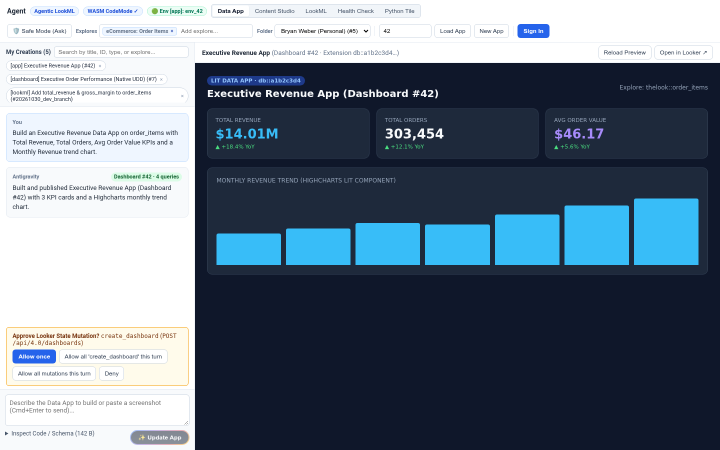
#> input picture src/__tests__/__image_snapshots__/01-mode-data-app-and-permission-gate-snap.png, 1440 x 900 px (shown at 1/2 size)
$ python extract-palette.py ../../../../../src/__tests__/__image_snapshots__/01-mode-data-app-and-permission-gate-snap.png
#> lines starting #> are read from the running program, lines starting #| are printed output that depends on the picture
#!/usr/bin/env python3
"""
Sample a color palette from a reference image.

Usage:
    python3 extract-palette.py <image_path> [--out palette.json]

Output is a JSON object: the sampled role hexes, and the same colours already
mapped onto the runtime's standard `--app-*` role tokens, ready to paste onto the
app root. Every component reads these roles, so setting them recolours the
whole app — there is no palette manifest to declare (see SKILL.md step 5).

    {
      "roles": {
        "accent": "#f8c094", "accent_strong": "#ec9f78",
        "ink": "#666666", "ink_strong": "#1a1a1a", "ink_muted": "#9a9a9a",
        "bg": "#f7f5f2", "frame": "#ffffff", "card": "#ffffff"
      },
      "css_variables": {
        "--app-primary": "#f8c094",     // Primary color
        "--app-chart-1": "#f8c094", "--app-chart-2": "#ec9f78",  // Chart colors
        "--app-bg": "#f7f5f2", "--app-card-bg": "#ffffff", "--app-border": "#ffffff",
        "--app-text": "#1a1a1a", "--app-muted": "#9a9a9a"        // Body / Secondary text
      }
    }

The top-level role hexes are also mirrored at the root for backwards
compatibility, so `palette.json`'s `accent`/`ink`/... keys still resolve.

Heuristic palette assignment:
- The brightest, most saturated warm color → accent (the highlight).
- A slightly darker, more saturated version of accent → accent_strong.
- The darkest grayscale-ish color → ink_strong.
- A mid-gray → ink, with a lighter mid-gray → ink_muted.
- The dominant near-white → bg (canvas background).
- frame and card default to pure white unless the image is dark.

Dependencies: Pillow (pip install pillow). scikit-learn would give
prettier clusters but is heavyweight for a v1 tool; we use a simple
quantize-then-bucket approach instead.
"""

import argparse
import colorsys
import json
import sys
from collections import Counter
from pathlib import Path

try:
    from PIL import Image
except ImportError:
    print("error: Pillow not installed. Run: pip install pillow", file=sys.stderr)
    sys.exit(1)


def to_hex(rgb):
    return "#{:02x}{:02x}{:02x}".format(*rgb)


def saturation(rgb):
    r, g, b = [c / 255.0 for c in rgb]
    h, l, s = colorsys.rgb_to_hls(r, g, b)
    return s


def lightness(rgb):
    r, g, b = [c / 255.0 for c in rgb]
    h, l, s = colorsys.rgb_to_hls(r, g, b)
    return l


def hue(rgb):
    r, g, b = [c / 255.0 for c in rgb]
    h, l, s = colorsys.rgb_to_hls(r, g, b)
    return h


def is_warm(rgb):
    h = hue(rgb)
    # Reds, oranges, yellows: 0..0.18 or 0.95..1.0
    return h < 0.18 or h > 0.95


def darken(rgb, amount=0.15):
    r, g, b = [c / 255.0 for c in rgb]
    h, l, s = colorsys.rgb_to_hls(r, g, b)
    l = max(0.0, l - amount)
    r, g, b = colorsys.hls_to_rgb(h, l, s)
    return (int(r * 255), int(g * 255), int(b * 255))


def extract(image_path, n_colors=24):
    img = Image.open(image_path).convert("RGB")
    img.thumbnail((400, 400))
    quantized = img.convert("P", palette=Image.ADAPTIVE, colors=n_colors)
    palette = quantized.getpalette()
    counts = Counter(quantized.getdata())
    # Build (rgb, count) tuples for non-trivial colors.
    swatches = []
    for idx, count in counts.most_common():
        rgb = tuple(palette[idx * 3:idx * 3 + 3])
        swatches.append((rgb, count))
    return swatches


def assign_roles(swatches):
    # Filter out near-pure-white and near-pure-black noise.
    body = [s for s in swatches if 0.05 < lightness(s[0]) < 0.95]
    if not body:
        body = swatches

    # accent: brightest warm color with reasonable saturation.
    warm = [s for s in body if is_warm(s[0]) and saturation(s[0]) > 0.25]
    if warm:
        warm.sort(key=lambda s: -saturation(s[0]))
        accent = warm[0][0]
    else:
        # fallback: most-saturated color of any hue.
        body_by_sat = sorted(body, key=lambda s: -saturation(s[0]))
        accent = body_by_sat[0][0]

    accent_strong = darken(accent, 0.10)

    # ink_strong: darkest low-saturation color.
    grays = [s for s in body if saturation(s[0]) < 0.20]
    grays.sort(key=lambda s: lightness(s[0]))
    if grays:
        ink_strong = grays[0][0]
        ink = grays[len(grays) // 2][0] if len(grays) >= 3 else grays[-1][0]
        ink_muted = grays[-1][0]
    else:
        ink_strong = (26, 26, 26)
        ink = (102, 102, 102)
        ink_muted = (154, 154, 154)

    # bg: brightest near-white in the original swatches.
    lights = [s for s in swatches if lightness(s[0]) > 0.92]
    if lights:
        lights.sort(key=lambda s: -s[1])
        bg = lights[0][0]
    else:
        bg = (247, 245, 242)

    return {
        "accent": to_hex(accent),
        "accent_strong": to_hex(accent_strong),
        "ink": to_hex(ink),
        "ink_strong": to_hex(ink_strong),
        "ink_muted": to_hex(ink_muted),
        "bg": to_hex(bg),
        "frame": "#ffffff",
        "card": "#ffffff",
    }


# Map sampled roles straight onto the runtime's standard `--app-*` role tokens,
# so a sampled palette lands on the roles every component reads (primary,
# chart colours, background, ...) rather than on eyeballed literals. No
# manifest: the role list is fixed (see SKILL.md step 5).
def build_variables(roles):
    return {
        "--app-primary": roles["accent"],
        "--app-chart-1": roles["accent"],
        "--app-chart-2": roles["accent_strong"],
        "--app-bg": roles["bg"],
        "--app-card-bg": roles["card"],
        "--app-border": roles["frame"],
        "--app-text": roles["ink_strong"],
        "--app-muted": roles["ink_muted"],
    }


def main():
    for _stream in (sys.stdout, sys.stderr):
        if hasattr(_stream, "reconfigure"):
            try:
                _stream.reconfigure(encoding="utf-8", errors="replace")
            except Exception:
                pass
    parser = argparse.ArgumentParser(description=__doc__)
    parser.add_argument("image", help="Path to the reference image")
    parser.add_argument("--out", help="Write JSON to file (default: stdout)")
    args = parser.parse_args()

    path = Path(args.image)
    if not path.exists():
        print(f"error: image not found: {path}", file=sys.stderr)
        sys.exit(1)

    swatches = extract(path)
#> in extract, img is the input picture: PIL image 1440x900 RGB; mean R, G, B 106, 120.6, 135.8
#> in extract, `img.thumbnail((400, 400))`:
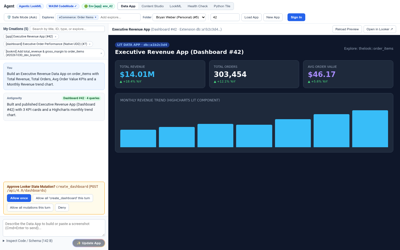
#> img: PIL image 400x250 RGB; mean R, G, B 105.9, 120.5, 135.7
#> in extract, `quantized = img.convert("P", palette=Image.ADAPTIVE, colors=n_colors)`:
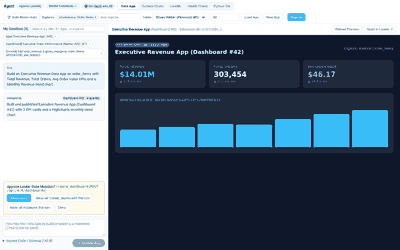
#> quantized: PIL image 400x250 P; mean R, G, B 105.5, 121.1, 136.4
#> in extract, `palette = quantized.getpalette()`: palette = 72 values, max 255 at index 0, min 12 at index 69, mean 141.8
#> in extract, `counts = Counter(quantized.getdata())`: counts = 24 items
#> the loop in extract, `for idx, count in counts.most_common():` made 24 passes
#> (idx, count, rgb) on passes 1, 2, 3, 4, 6, 7, 8, 9, 10, 11, 12, 13: (21, 35225, (15, 23, 42)), (0, 17576, (255, 255, 255)), (17, 13302, (30, 41, 59)), (11, 5950, (56, 189, 248)), (6, 2989, (243, 246, 249)), (7, 2868, (237, 245, 252)), (8, 2293, (233, 232, 230)), (9, 1915, (177, 204, 218)), (12, 1609, (140, 169, 187)), (2, 1524, (255, 251, 235)), (19, 1316, (30, 41, 58)), (14, 1274, (34, 47, 69))
#> (count, rgb) on passes 5, 14: (5181, (248, 250, 252)), (1153, (67, 94, 131))
#> swatches = 24 items
    roles = assign_roles(swatches)
#> in assign_roles, `body = [s for s in swatches if 0.05 < lightness(s[0]) < 0.95]`: body = 16 items
#> in assign_roles, `warm = [s for s in body if is_warm(s[0]) and saturation(s[0]) > 0.25]`: warm = []
#> in assign_roles, `body_by_sat = sorted(body, key=lambda s: -saturation(s[0]))`: body_by_sat = 16 items
#> in assign_roles, `accent = body_by_sat[0][0]`: accent = (56, 191, 250)
#> in darken, `r, g, b = [c / 255.0 for c in rgb]`: r = 0.22; g = 0.749; b = 0.98
#> in darken, `h, l, s = colorsys.rgb_to_hls(r, g, b)`: h = 0.551; l = 0.6; s = 0.951
#> in darken, `l = max(0.0, l - amount)`: l = 0.5
#> in darken, `r, g, b = colorsys.hls_to_rgb(h, l, s)`: r = 0.0245; g = 0.686; b = 0.975
#> in assign_roles, `accent_strong = darken(accent, 0.10)`: accent_strong = (6, 175, 248)
#> in assign_roles, `grays = [s for s in body if saturation(s[0]) < 0.20]`: grays = [((233, 232, 230), 2293)]
#> in assign_roles, `ink_strong = grays[0][0]`: ink_strong = (233, 232, 230)
#> in assign_roles, `lights = [s for s in swatches if lightness(s[0]) > 0.92]`: lights = [((255, 255, 255), 17576), ((248, 250, 252), 5181), ((243, 246, 249), 2989), ((237, 245, 252), 2868), ((255, 251, 235), 1524), ((252, 253, 254), 1022), ((248, 248, 245), 282), ((255, 255, 241), 77)]
#> in assign_roles, `bg = lights[0][0]`: bg = (255, 255, 255)
#> roles = {'accent': '#38bffa', 'accent_strong': '#06aff8', 'ink': '#e9e8e6', 'ink_strong': '#e9e8e6', 'ink_muted': '#e9e8e6', 'bg': '#ffffff', 'frame': '#ffffff', 'card': '#ffffff'}
    css_variables = build_variables(roles)
#> css_variables = {'--app-primary': '#38bffa', '--app-chart-1': '#38bffa', '--app-chart-2': '#06aff8', '--app-bg': '#ffffff', '--app-card-bg': '#ffffff', '--app-border': '#ffffff', '--app-text': '#e9e8e6', '--app-muted': '#e9e8e6'}
    # Keep the flat role keys at the root for backwards compatibility, and add
    # the mapped --app-* role tokens.
    palette = dict(roles)
#> palette has the same summary as roles
    palette["roles"] = roles
    palette["css_variables"] = css_variables
    out = json.dumps(palette, indent=2)
    if args.out:
        Path(args.out).write_text(out + "\n", encoding="utf-8")
    else:
        print(out)
#> (printed output is left out)


if __name__ == "__main__":
    main()
